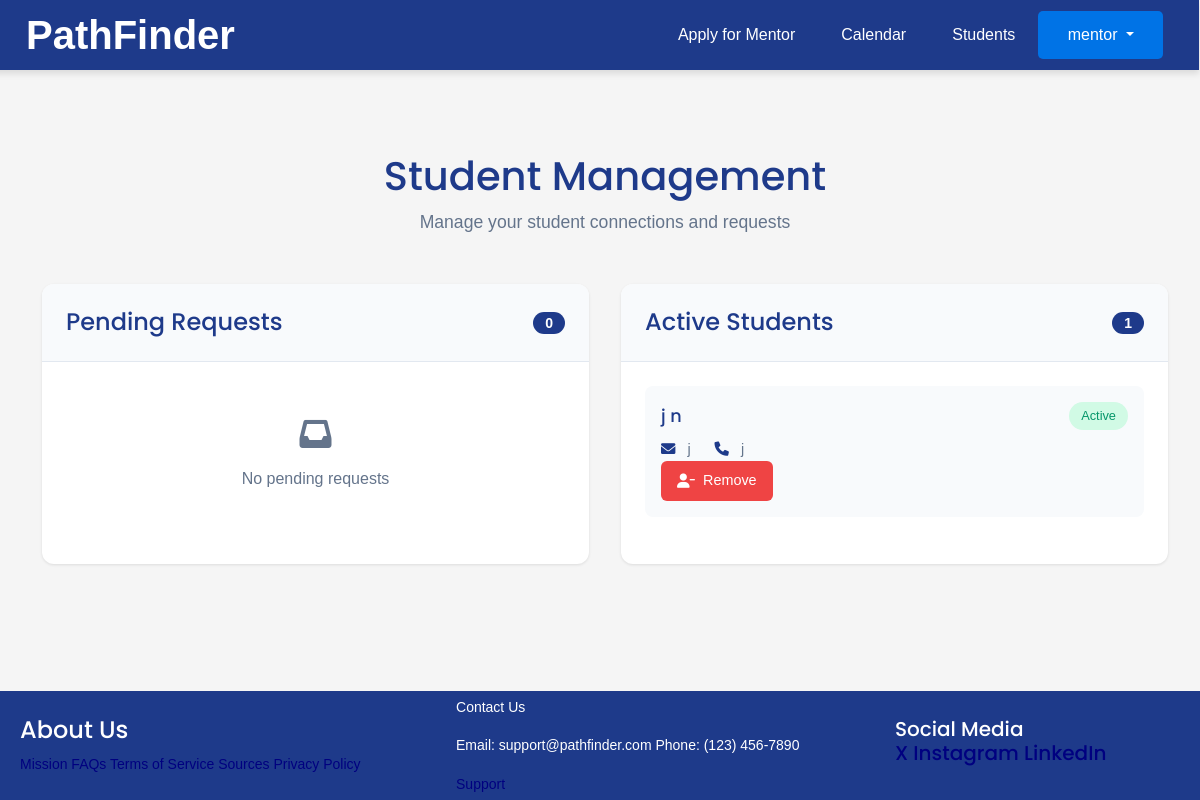
The page /students/ (signed in) on the database as committed earlier.
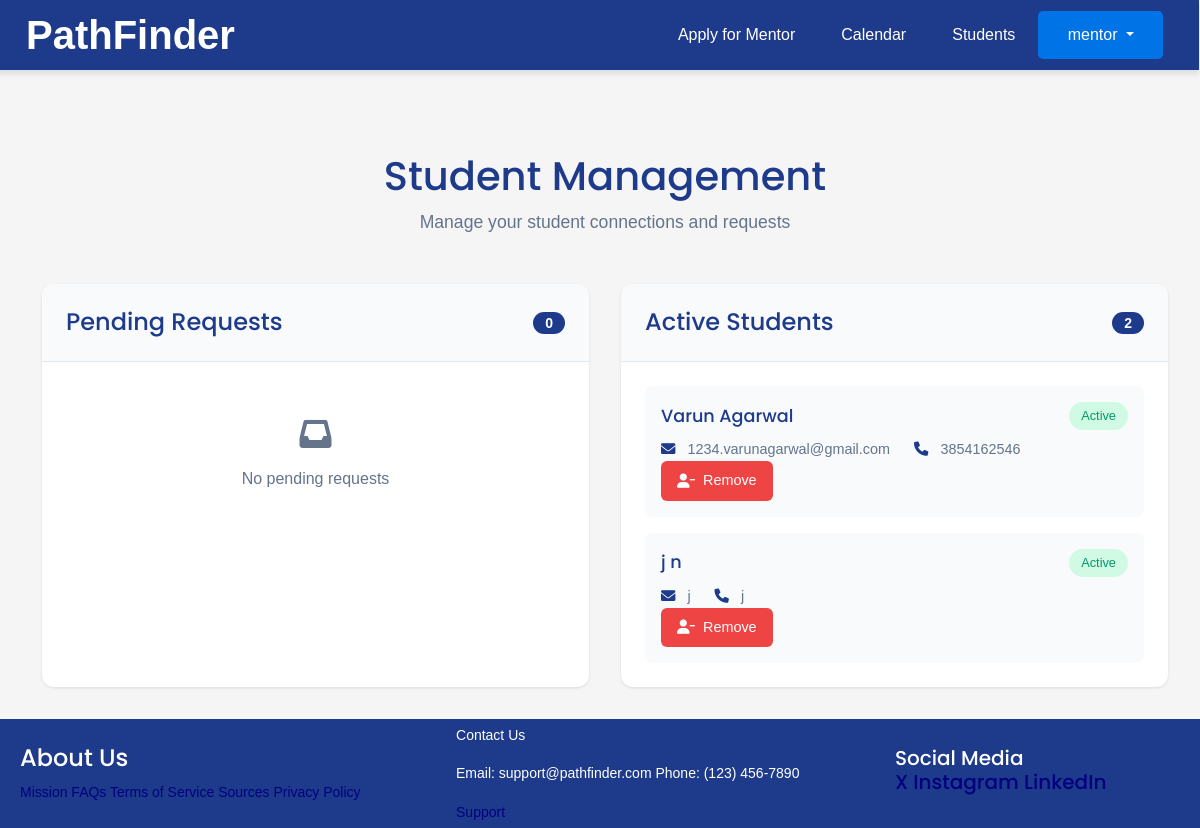
The same page on the database as committed later.
### joblist/models.py (models this page shows)
class CustomUser(AbstractUser):
    choices = ( ("Student", "Student"),
               ("Employer", "Employer"),
               ("Mentor", "Mentor"))
    role = models.CharField(max_length=20, choices = choices)
    first_name = models.TextField()
    last_name = models.TextField()
    choices = ( ("male", "male"),
               ("female", "female"),
               ("prefer not to say", "prefer not to say"))
    gender = models.CharField(choices=choices, max_length=20)
    birthday = models.DateField(null=True, blank=True)
    phone = models.TextField()
    email = models.TextField()
    status_mentor = models.TextField(default="pending")
    mentor = models.ForeignKey(applicationMentor, on_delete=models.CASCADE, null = True, blank=True)
    address = models.TextField()
    offers = models.ManyToManyField(JobListing, related_name='offers', blank=True)
    recieveemails = models.BooleanField(default=False)
    REQUIRED_FIELDS = ["phone","birthday","gender", "email", "address", "first_name", "last_name", "role"]

### joblist/views.py (the view)
# urls.py: path('students/', views.students, name="students"),
def students(request):
    print(applicationMentor.objects.filter(author = request.user).first(), 'bye')
    requests = CustomUser.objects.filter(mentor = applicationMentor.objects.filter(author = request.user).first())
    print(requests, 'hi')
    requests = requests.filter(role = "Student")
    requests = requests.filter(status_mentor = "pending")
    approved_students = CustomUser.objects.filter(mentor = applicationMentor.objects.filter(author = request.user).first())
    approved_students = approved_students.filter(role = "Student")
    approved_students = approved_students.filter(status_mentor = "accept")
    print(approved_students, 'hi2')
    return render(request, "joblist/students.html", {"requests": requests, "approved_students": approved_students})

### joblist/models.py (called while the page is built)
    def __str__(self):
        return (self.first_name + self.last_name)

### joblist/templates/joblist/students.html (shortened to what this page needs)
{% extends "joblist/base.html" %}
{% load static %}
{% block content %}
<div class="dashboard-container">
    <div class="dashboard-header">
        <h1>Student Management</h1>
        <p class="subtitle">Manage your student connections and requests</p>
    </div>
    <div class="dashboard-grid">
        <div class="dashboard-card">
            <div class="card-header">
                <h2>Pending Requests</h2>
                <span class="badge">{{ requests|length }}</span>
            </div>
            <div class="card-content">
                {% if requests %}
                    {% for student in requests %}
                    <div class="student-item">
                        <div class="student-info">
                            <div class="student-primary">
                                <h3>{{ student.first_name }} {{ student.last_name }}</h3>
                                <span class="status-badge pending">Pending</span>
                            </div>
                            <div class="student-details">
                                <span><i class="fas fa-envelope"></i> {{ student.email }}</span>
                                <span><i class="fas fa-phone"></i> {{ student.phone }}</span>
                            </div>
                        </div>
                        <div class="action-buttons">
                            <button onclick="acceptStudent('{{ student.id }}')" class="btn-accept">
                                <i class="fas fa-check"></i> Accept
                            </button>
                            <button onclick="rejectStudent('{{ student.id }}')" class="btn-reject">
                                <i class="fas fa-times"></i> Reject
                            </button>
                        </div>
                    </div>
                    {% endfor %}
                {% else %}
                    <div class="empty-state">
                        <i class="fas fa-inbox"></i>
                        <p>No pending requests</p>
                    </div>
                {% endif %}
            </div>
        </div>
        <div class="dashboard-card">
            <div class="card-header">
                <h2>Active Students</h2>
                <span class="badge">{{ approved_students|length }}</span>
            </div>
            <div class="card-content">
                {% if approved_students %}
                    {% for student in approved_students %}
                    <div class="student-item">
                        <div class="student-info">
                            <div class="student-primary">
                                <h3>{{ student.first_name }} {{ student.last_name }}</h3>
                                <span class="status-badge active">Active</span>
                            </div>
                            <div class="student-details">
                                <span><i class="fas fa-envelope"></i> {{ student.email }}</span>
                                <span><i class="fas fa-phone"></i> {{ student.phone }}</span>
                            </div>
                        </div>
                        <button onclick="warning('{{ student.id }}')" class="btn-remove">
                            <i class="fas fa-user-minus"></i> Remove
                        </button>
                    </div>
                    {% endfor %}
                {% else %}
                    <div class="empty-state">
                        <i class="fas fa-users"></i>
                        <p>No active students</p>
                    </div>
                {% endif %}
            </div>
        </div>
    </div>
</div>
{% endblock %}

Rows that differ between the two databases and show on the page:
now on this page (row edited): CustomUser: first_name "Varun", last_name "Agarwal", email "1234.varunagarwal@gmail.com", phone "3854162546"
Other text that changed with them:
{{ approved_students|length }}: "1" → "2"
